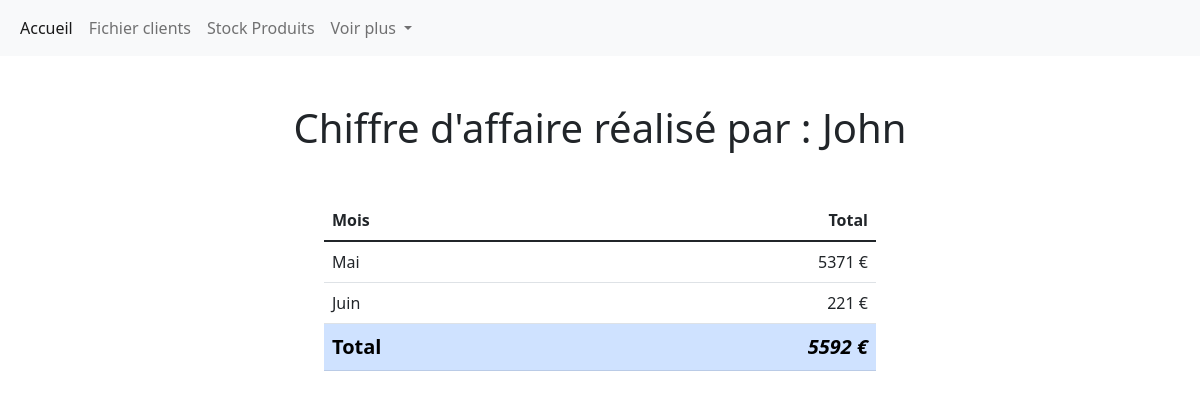
Page /Users/salesBySeller/1 (signed in) on the committed database.
### tables this page shows
CREATE TABLE `users` (
  `id` int(11) NOT NULL,
  `username` varchar(255) NOT NULL,
  `password` varchar(255) NOT NULL,
  `status` varchar(255) NOT NULL
);

### utils/Render.php (called while the page is built, shortened)
<?php
class Render
{
    public static function render(string $path, array $var = [])
    {
        extract($var);
        require('views/' . $path .  '.phtml');
        require('views/layout.phtml');
    }
}

### controllers/UsersController.php (called while the page is built, shortened)
<?php
class UsersController extends Controller
{
    protected $reporting;
    public function __construct()
    {
        $this->reporting = new ReportingRepository();
    }
    public function salesBySeller(int $userId)
    {
        $user = $this->model->find($userId);
        $results = $this->reporting->salesBySeller($userId);
        Render::render("salesBySeller", compact("pageTitle", "user", "resultByMonth", "resultByYear"));
    }
}

### index.php (called while the page is built, shortened)
<?php
require_once "config/Autoloader.php";
$route = new Routing();
$route->get();

### controllers/Controller.php (called while the page is built, shortened)
<?php
abstract class Controller
{
    public function __construct()
    {
        $this->model = new $this->modelName();
    }
}

### config/Autoloader.php (called while the page is built, shortened)
<?php
class Autoloader
{
    public static function Autoload()
    {
        spl_autoload_register(function ($classname) {
            $classname = str_replace("\\", "/", $classname);
        });
    }
}

### config/Database.php (called while the page is built, shortened)
<?php
class Database
{
    private static $instance = NULL;
    public static function getPdo(): PDO
    {
        if (self::$instance === NULL) {
            self::$instance = new PDO('mysql:host=localhost;dbname=pedale_joyeuse;charset=utf8', 'root', 'root', [
                PDO::ATTR_ERRMODE => PDO::ERRMODE_EXCEPTION,
                PDO::ATTR_DEFAULT_FETCH_MODE => PDO::FETCH_ASSOC
            ]);
        }
        return self::$instance;
    }
}

### models/Model.php (called while the page is built, shortened)
<?php
abstract class Model
{
    protected PDO $pdo;
    protected string $table;
    public function __construct()
    {
        $this->pdo = \config\Database::getpdo();
    }
    public function find(int $id)
    {
        $query = $this->pdo->prepare("SELECT * FROM {$this->table} WHERE id = :id");
        $query->execute(['id' => $id]);
        return $query->fetch();
    }
}

### models/ReportingRepository.php (called while the page is built, shortened)
<?php
class ReportingRepository extends Model
{
    protected MyFunctions $function;
    public function __construct()
    {
        $this->function = new MyFunctions();
    }
    public function salesBySeller(int $userId)
    {
        $query = $this->pdo->prepare("SELECT u.username,
        MONTH(i.creation_date) AS month,
        SUM(i.amount_et) AS total
        FROM invoices i
        JOIN users u ON u.id = i.user_id
        WHERE YEAR(i.creation_date) = YEAR(NOW()) AND u.id = :userId
        GROUP BY u.username, month");
        $query->execute([
            'userId' => $userId
        ]);
        $resultByMonth = $query->fetchAll();
        $resultByYear = 0;
        foreach ($resultByMonth as &$result) {
            $result["month"] = $this->function->convertMonth($result["month"]);
            $resultByYear += $result["total"];
        }
        return compact("resultByMonth", "resultByYear");
    }
}

### utils/MyFunctions.php (called while the page is built, shortened)
<?php
class MyFunctions {
    public function convertMonth(int $monthNumber)
    {
        switch ($monthNumber) {
            case 5:
                return $result["month"] = "Mai";
            case 6:
                return $result["month"] = "Juin";
        }
    }
}

### views/salesBySeller.phtml (the view)
<h1 class="text-center">Chiffre d'affaire réalisé par : <?= $user['username'] ?></h1>
<table class="table p-3 mt-5 mx-auto w-50">
    <thead>
        <tr>
            <th scope="col">Mois</th>
            <th scope="col" class="text-end">Total</th>
        </tr>
    </thead>
    <tbody class="table-group-divider">
        <?php
        foreach ($resultByMonth as $result) {
        ?>
            <tr>
                <td><?= $result['month'] ?></td>
                <td class="text-end"><?= $result['total'] ?> €</td>
            </tr>
        <?php } ?>
        <tr class="table-primary">
            <th scope="row" class="fs-5">Total</th>
            <td class="table-primary text-end fw-bold fst-italic fs-5"><?= $resultByYear ?> €</td>
        </tr>
    </tbody>
</table>

### rows in the picture
users: username "John", month "Mai", total "5371", month "Juin", total "221"

### other values in the picture
$resultByYear "5592"
